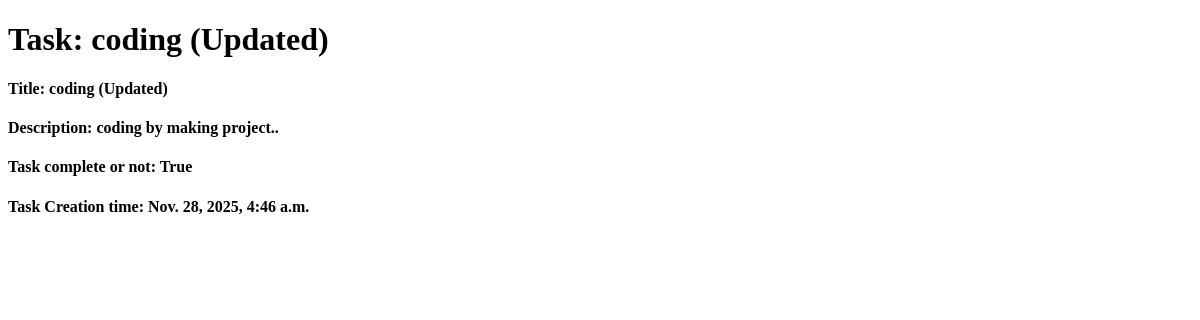
The app's page /task/1/, older data.
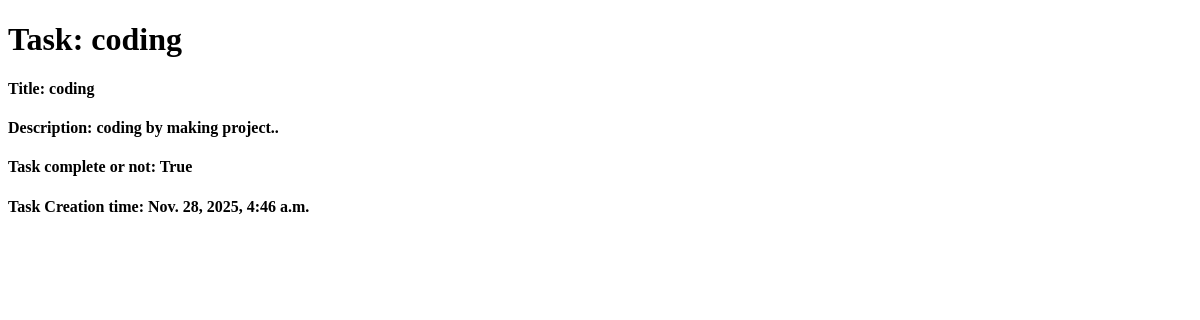
The same page, newer data.
### ToDo_app/models.py (models this page shows, shortened)
class Task(models.Model):
    user= models.ForeignKey(User, on_delete=models.CASCADE,  null=True, blank=True)
    title=models.CharField(max_length=200)
    description=models.TextField(null = True, blank=True)
    complete=models.BooleanField(default=False)
    create=models.DateTimeField(auto_now_add=True)
    class Meta:
        ordering = ["complete"]

### ToDo_app/views.py (the view)
# urls.py: path("task/<int:pk>/", TaskDetail.as_view(), name="task"),
class TaskDetail(DetailView):
    model = Task
    context_object_name= "tasks"
    template_name = "ToDo_app/task_detail.html"

### ToDo_app/templates/ToDo_app/task_detail.html (shortened to what this page needs)
<!DOCTYPE html>
<html lang="en">
<head>
</head>
<body>
    <h1>Task: {{object.title}}</h1>
    <h4>Title: <span>{{object.title}}</span></h4>
    <h4>Description: <span>{{object.description}}</span></h4>
    <h4>Task complete or not:  <span>{{object.complete}}</span></h4>
    <h4>Task Creation time: <span>{{object.create}}</span></h4>
</body>
</html>

Row changes from the older to the newer data that the page shows:
changed Task "coding by making project..": title "coding (Updated)" → "coding"
